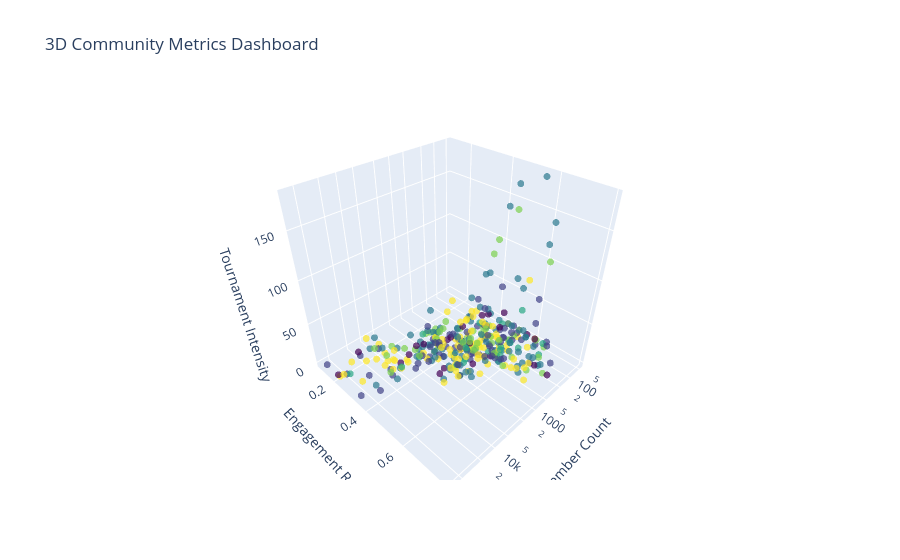

The notebook cell this image was saved under:
### Code cell
# 3D Scatter Plot: Member Count, Engagement Ratio, and Tournament Intensity
fig = go.Figure(
    data=[go.Scatter3d(
        x=gaming_data['member_count'],
        y=gaming_data['engagement_ratio'],
        z=gaming_data['tournament_intensity'],
        mode='markers',
        marker=dict(
            size=4,
            opacity=0.7,
            color=gaming_data['region'].astype('category').cat.codes,
            colorscale='Viridis'
        )
    )]
)
fig.update_layout(
    title='3D Community Metrics Dashboard',
    scene=dict(
        xaxis=dict(title='Member Count', type='log'), # Fixed log_x here
        yaxis=dict(title='Engagement Ratio'),
        zaxis=dict(title='Tournament Intensity')
    )
)
fig.write_html("3d_scatter.html")

fig.show()

### Figure 1 — Plotly figure (JSON) as saved in the notebook; plotly's stock layout.template omitted (floating-point values rounded to 4 significant figures; data arrays with more than 128 entries replaced by an {"elided": "..."} marker saying what was removed)
{"data": [{"marker": {"color": {"elided": "357 int values"}, "colorscale": [[0, "#440154"], [0.1111, "#482878"], [0.2222, "#3e4989"], [0.3333, "#31688e"], [0.4444, "#26828e"], [0.5556, "#1f9e89"], [0.6667, "#35b779"], [0.7778, "#6ece58"], [0.8889, "#b5de2b"], [1, "#fde725"]], "opacity": 0.7, "size": 4}, "mode": "markers", "type": "scatter3d", "x": {"elided": "357 int values"}, "y": {"elided": "357 float values"}, "z": {"elided": "357 float values"}}], "layout": {"scene": {"xaxis": {"title": {"text": "Member Count"}, "type": "log"}, "yaxis": {"title": {"text": "Engagement Ratio"}}, "zaxis": {"title": {"text": "Tournament Intensity"}}}, "title": {"text": "3D Community Metrics Dashboard"}}}
